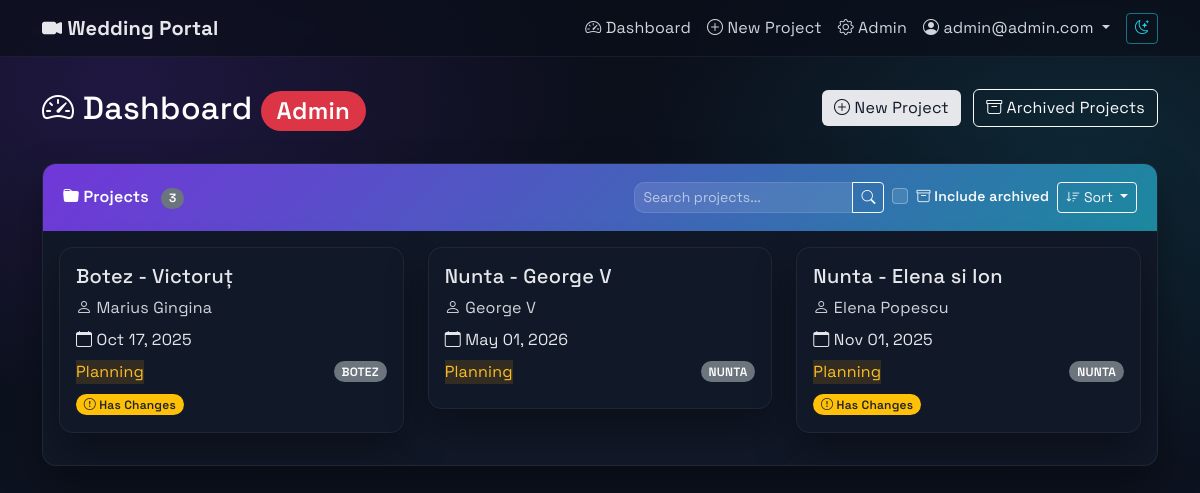
The page /dashboard/ (signed in) on the database as committed earlier.
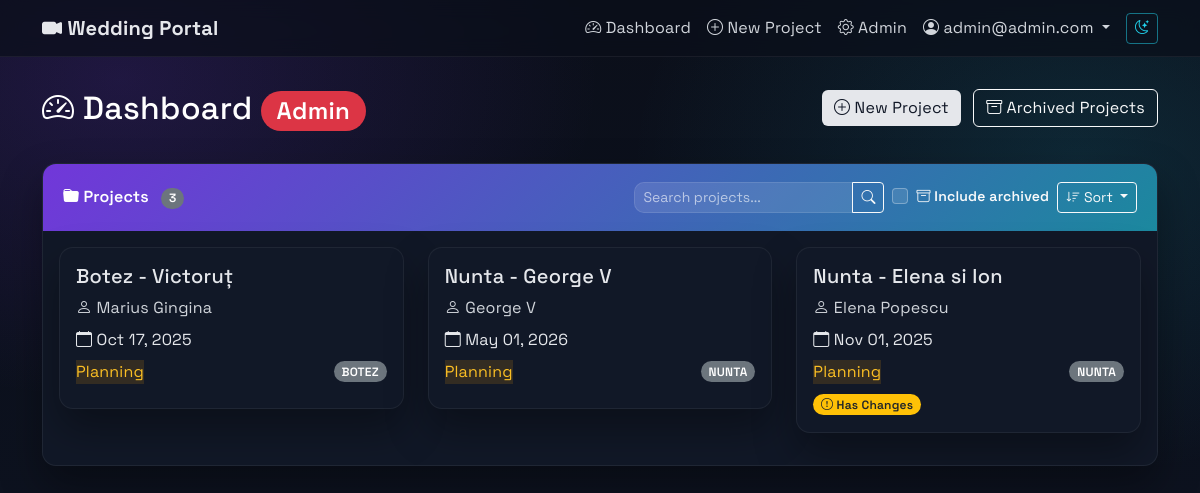
The same page on the database as committed later.
### projects/models.py (models this page shows, shortened)
class Project(models.Model):
    PROJECT_TYPE_CHOICES = [
        ('NUNTA', 'Nunta'),
        ('BOTEZ', 'Botez'),
        ('ALTELE', 'Altele'),
    ]
    STATUS_CHOICES = [
        ('Planning', 'Planning'),
        ('Filming', 'Filming'),
        ('Editing', 'Editing'),
        ('Completed', 'Completed'),
    ]
    EDIT_STATUS_CHOICES = [
        ('Pending', 'Pending'),
        ('In Progress', 'In Progress'),
        ('Review', 'Review'),
        ('Completed', 'Completed'),
    ]
    name = models.CharField(max_length=255)
    slug = models.SlugField(max_length=255, unique=True, blank=True, null=True)
    user = models.ForeignKey(User, on_delete=models.CASCADE, related_name='projects')
    client_name = models.CharField(max_length=255, blank=True, null=True)
    client_email = models.EmailField(blank=True, null=True)
    status = models.CharField(max_length=50, choices=STATUS_CHOICES, default='Planning')
    edit_status = models.CharField(max_length=50, choices=EDIT_STATUS_CHOICES, default='Pending')
    notes = models.TextField(blank=True, null=True)
    is_archived = models.BooleanField(default=False)
    event_date = models.DateTimeField()
    type = models.CharField(max_length=10, choices=PROJECT_TYPE_CHOICES)
    title_video = models.CharField(max_length=255, blank=True, null=True)
    city = models.CharField(max_length=100, blank=True, null=True)
    civil_union_details = models.TextField(blank=True, null=True)
    prep = models.TextField(blank=True, null=True)
    church = models.TextField(blank=True, null=True)
    session = models.TextField(blank=True, null=True)
    restaurant = models.TextField(blank=True, null=True)
    details_extra = models.TextField(blank=True, null=True)
    editing_preferences = models.TextField(blank=True, null=True)
    main_details = models.TextField(blank=True, null=True, help_text="Main event details")
    PACKAGE_TYPE_CHOICES = [
        ('Clasic', 'Clasic'),
        ('Highlights', 'Highlights'),
        ('Duo', 'Duo'),
        ('Cinema', 'Cinema'),
        ('Creative', 'Creative'),
        ('Botez', 'Botez'),
        ('Custom', 'Custom'),
    ]
    MOVIE_DURATION_CHOICES = [
        ('30min', '30 min'),
        ('1h', '1 h'),
        ('1h30min', '1h30min'),
        ('2h-3h', '2h-3h'),
        ('3h-4h', '3h-4h'),
        ('Other', 'Other'),
    ]
    package_type = models.CharField(max_length=20, choices=PACKAGE_TYPE_CHOICES, blank=True, null=True)
    package_4k = models.BooleanField(default=True)
    package_fullhd = models.BooleanField(default=False)
    package_cameras = models.IntegerField(default=1, choices=[(1, '1'), (2, '2'), (3, '3')])
    montage_highlights = models.BooleanField(default=False)
    montage_movie = models.BooleanField(default=False)
    montage_movie_duration = models.CharField(max_length=20, choices=MOVIE_DURATION_CHOICES, blank=True, null=True)
    montage_movie_other = models.CharField(max_length=100, blank=True, null=True)
    montage_bonus_primary = models.BooleanField(default=False)
    montage_bonus_full = models.BooleanField(default=False)
    montage_cinema_duration = models.CharField(max_length=20, choices=[('1h', '1 hour'), ('1h30min', '1h30min')], default='1h30min', blank=True, null=True)
    equipment_audio_recorder = models.BooleanField(default=False)
    equipment_stabilizer = models.BooleanField(default=False)
    equipment_external_light = models.BooleanField(default=False)
    team_videographer = models.IntegerField(default=1)
    team_operator = models.IntegerField(default=0)
    team_assistant = models.IntegerField(default=0)
    delivery_online = models.BooleanField(default=True)
    delivery_usb = models.BooleanField(default=False)
    event_presence = models.TextField(blank=True, null=True)
    ceremony_field_order = models.JSONField(
        default=dict,
        blank=True,
        help_text="Custom order for ceremony detail fields"
    )
    admin_notified_of_changes = models.BooleanField(default=False)
    last_admin_notification_date = models.DateTimeField(blank=True, null=True)
    last_client_notification_date = models.DateTimeField(blank=True, null=True)
    has_unsent_changes = models.BooleanField(default=False)
    created_at = models.DateTimeField(auto_now_add=True)
    updated_at = models.DateTimeField(auto_now=True)
    class Meta:
        ordering = ['-created_at']

class User(AbstractUser):
    ROLE_CHOICES = [
        ('ADMIN', 'Admin'),
        ('CLIENT', 'Client'),
    ]
    role = models.CharField(max_length=10, choices=ROLE_CHOICES, default='CLIENT')
    username = models.CharField(max_length=150, blank=True, null=True, unique=False)
    email = models.EmailField(unique=True)
    USERNAME_FIELD = 'email'
    REQUIRED_FIELDS = ['first_name']  # Remove username from required fields
    objects = CustomUserManager()
    def is_admin(self):
        return self.role == 'ADMIN'

### projects/views.py (the view, shortened to what this page needs)
# urls.py: path('dashboard/', views.dashboard, name='dashboard'),
@login_required
def dashboard(request):
    user = request.user
    search_query = request.GET.get('search', '')
    sort_by = request.GET.get('sort', 'newest')  # Default sort by newest first
    include_archived = request.GET.get('include_archived', '') == 'on'
    valid_sorts = {
        'name': 'name',
        '-name': '-name',
        'date': 'event_date',
        '-date': '-event_date',
        'status': 'status',
        '-status': '-status',
        'client': 'client_name',
        '-client': '-client_name',
        'newest': '-id',
        'oldest': 'id'
    }
    sort_field = valid_sorts.get(sort_by, '-id')
    if user.is_admin():
        if include_archived:
            projects = Project.objects.all()  # Include both archived and active
        else:
            projects = Project.objects.filter(is_archived=False)
        pending_modifications = ProjectModification.objects.filter(status='PENDING')
        projects = projects.order_by(sort_field)
        context = {
            'projects': projects,
            'pending_modifications': pending_modifications,
            'is_admin': True,
            'search_query': search_query,
            'current_sort': sort_by,
            'include_archived': include_archived,
        }
    return render(request, 'dashboard.html', context)

### templates/dashboard.html (shortened to what the changed rows need)
{% extends 'base.html' %}
{% block content %}
<div class="row mb-4">
    <div class="col">
        <h2 class="text-white">
            <i class="bi bi-speedometer2"></i> Dashboard
            {% if is_admin %}
                <span class="badge bg-danger">Admin</span>
            {% endif %}
        </h2>
    </div>
</div>
<div class="card">
    <div class="card-body">
        {% if projects %}
        <div class="row">
            {% for project in projects %}
            <div class="col-md-6 col-lg-4 mb-3">
                <div class="card project-card position-relative" style="cursor: pointer;" data-project-url="{% url 'project_detail' project.slug %}">
                    <div class="card-body">
                        <h5 class="card-title">{{ project.name }}</h5>
                        <p class="text-muted mb-2">
                            <i class="bi bi-person"></i> {{ project.client_name|default:project.user.get_full_name|default:project.user.username }}
                        </p>
                        <p class="mb-2">
                            <i class="bi bi-calendar"></i> {{ project.event_date|date:"M d, Y" }}
                        </p>
                        <div class="d-flex justify-content-between align-items-center">
                            <span class="status-badge status-{{ project.status|lower|cut:" " }}">
                                {{ project.status }}
                            </span>
                            <span class="badge bg-secondary">
                                {{ project.type }}
                            </span>
                        </div>
                        <div class="mt-2">
                            {% if project.has_unsent_changes %}
                            <span class="badge bg-warning text-dark me-1">
                                <i class="bi bi-exclamation-circle"></i> Has Changes
                            </span>
                            {% endif %}
                        </div>
                    </div>
                </div>
            </div>
            {% endfor %}
        </div>
        {% endif %}
    </div>
</div>
{% endblock %}

Rows that differ between the two databases and show on the page:
changed Project "Botez - Victoruț": no longer shows "Has Changes"
